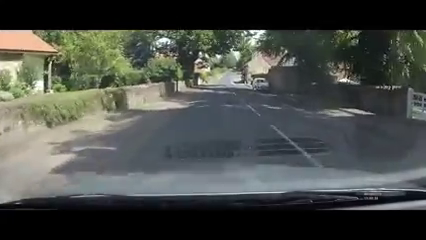
#> input picture frame 115 of testdata/videos/Dashcamyorks.mp4, 426 x 240 px, given in place of dashcam.mp4, which was not available
$ python road_markings.py
#> lines starting #> are read from the running program, lines starting #| are printed output that depends on the picture; after the words box and inside, x2 and y2 are one past the last pixel; in counts of white or black regions, pixels touching at a corner belong together; pictures that were not available may be replaced by others from this repository, and a replacement may not be noted
#> further down, frame is the input picture: shape (240, 426, 3); mean B, G, R 71.9, 76.4, 72.8
import cv2
import numpy as np
import matplotlib.pyplot as plt


def create_coordinates(image, line_parameters):
    # Read 3/5ths up the cameras position
    slope, intercept = line_parameters
    y1 = image.shape[0]
    y2 = int(y1 * (3 / 5))

    # Calculate coordinates
    x1 = int((y1 - intercept) / slope)
    x2 = int((y2 - intercept) / slope)
    return np.array([x1, y1, x2, y2])


def average_slope_intercept(image, lines):
    # Get the slope and intercept to optimise the lines from hough transform
    left_fit = []
    right_fit = []
    for line in lines:
        x1, y1, x2, y2 = line.reshape(4)
        parameters = np.polyfit((x1, x2), (y1, y2), 1)
        slope = parameters[0]
        intercept = parameters[1]

        # Work out if we are on the left or right and create coordinates
        if slope < 0:
            left_fit.append((slope, intercept))
        else:
            right_fit.append((slope, intercept))

    left_fit_average = np.average(left_fit, axis=0)
    right_fit_average = np.average(right_fit, axis=0)

    left_line = create_coordinates(image, left_fit_average)
    right_lane = create_coordinates(image, right_fit_average)
    return np.array([left_line, right_lane])


def canny_edge_detection(image):
    # Copy the frame and convert to grayscale
    gray = cv2.cvtColor(image, cv2.COLOR_RGB2GRAY)
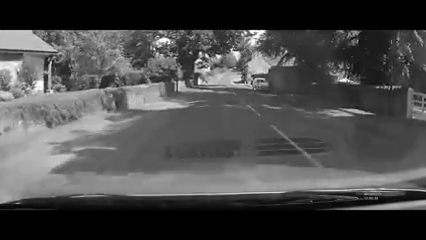
#> gray: shape (240, 426); min 0, max 255, mean 74.6

    # Gaussian Filter and edge detection
    blur = cv2.GaussianBlur(gray, (5, 5), 0)
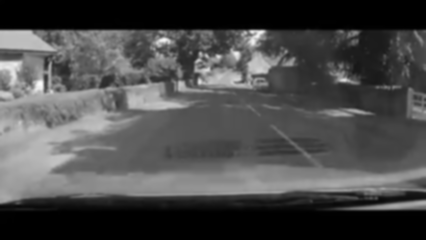
#> blur: shape (240, 426); min 0, max 251, mean 74.6
    canny = cv2.Canny(blur, 50, 150)
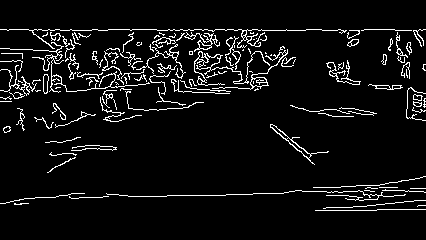
#> canny: shape (240, 426); 6.3% white in thin lines or dots, all inside (x1, y1, x2, y2) = (0, 29, 426, 211)
    return canny


def region_of_interest(image):
    # Define our area of interest where road fits
    height = image.shape[0]
#> height = 240
    polygons = np.array([
        [(200, height), (1100, height), (550, 250)]
    ])
#> polygons = [[200, 240], [1100, 240], [550, 250]]
    mask = np.zeros_like(image)

    # Use openCV to fill mask and return
    cv2.fillPoly(mask, polygons, 255)
#> mask: shape (240, 426); every value is 0
    apply_mask = cv2.bitwise_and(image, mask)
    return apply_mask


def draw_hough(image, lines):
    # Take calculated hough lines and draw into numpy array as image
    hough_image = np.zeros_like(image)
    if lines is not None:
        for x1, y1, x2, y2 in lines:
            cv2.line(hough_image, (x1, y1), (x2, y2), (0, 255, 0), 5)
        return hough_image


# Video processing
video = cv2.VideoCapture("dashcam.mp4")
while video.isOpened():
    _, frame = video.read()

    # Running functions
    canny_image = canny_edge_detection(frame)
    roi_image = region_of_interest(canny_image)

    # Hough Line transform algorithm
    lines = cv2.HoughLinesP(roi_image, 2, np.pi / 180, 100, np.array([]), minLineLength=40, maxLineGap=5)
#> lines = None
#> (the run stopped early here; a loop or call above may not have finished)

$ run again, starting later in the video
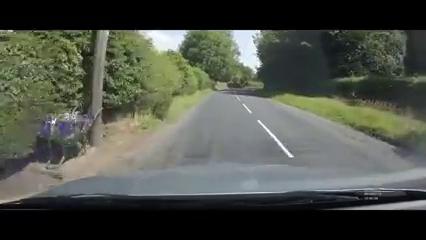
#> input picture frame 517 of testdata/videos/Dashcamyorks.mp4, 426 x 240 px, given in place of dashcam.mp4, which was not available
#> frame is the input picture: shape (240, 426, 3); mean B, G, R 72.9, 81.8, 77.9
#> in canny_edge_detection, `blur = cv2.GaussianBlur(gray, (5, 5), 0)`:
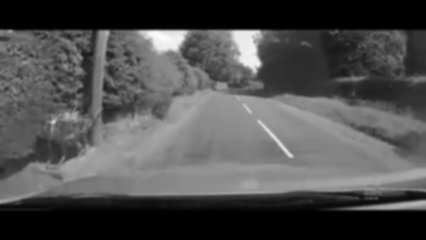
#> blur: shape (240, 426); min 0, max 252, mean 78.7
#> in canny_edge_detection, `canny = cv2.Canny(blur, 50, 150)`:
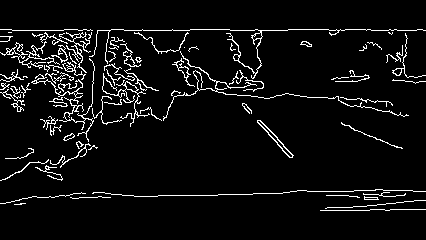
#> canny: shape (240, 426); 5.8% white in thin lines or dots, all inside (x1, y1, x2, y2) = (0, 29, 426, 211)
#> mask: shape (240, 426); every value is 0
#> lines = None

$ run again, starting later in the video
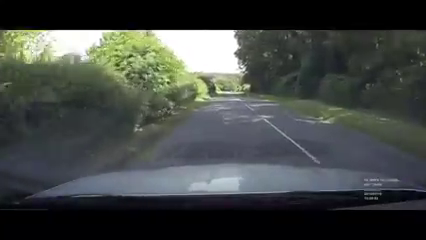
#> input picture frame 920 of testdata/videos/Dashcamyorks.mp4, 426 x 240 px, given in place of dashcam.mp4, which was not available
#> frame is the input picture: shape (240, 426, 3); mean B, G, R 67.3, 69.9, 65.3
#> in canny_edge_detection, `gray = cv2.cvtColor(image, cv2.COLOR_RGB2GRAY)`:
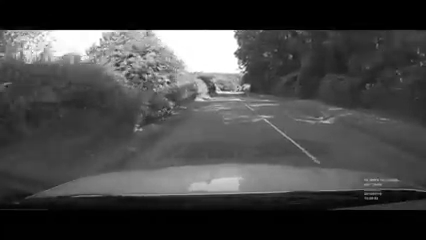
#> gray: shape (240, 426); min 0, max 255, mean 68.6
#> in canny_edge_detection, `canny = cv2.Canny(blur, 50, 150)`:
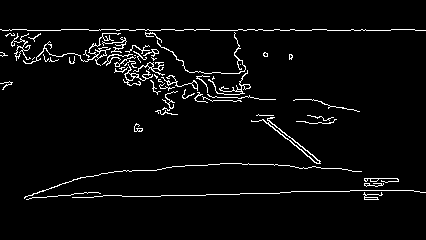
#> canny: shape (240, 426); 3.8% white in thin lines or dots, all inside (x1, y1, x2, y2) = (0, 29, 426, 200)
#> mask: shape (240, 426); every value is 0
#> lines = None
